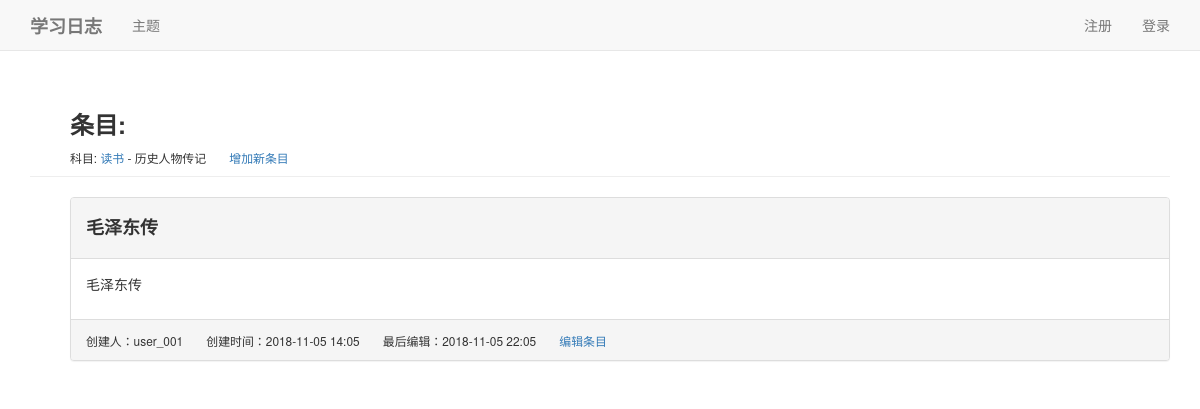
The app's page /learning_logs/DS/LSRWCJ/blogs, older data.
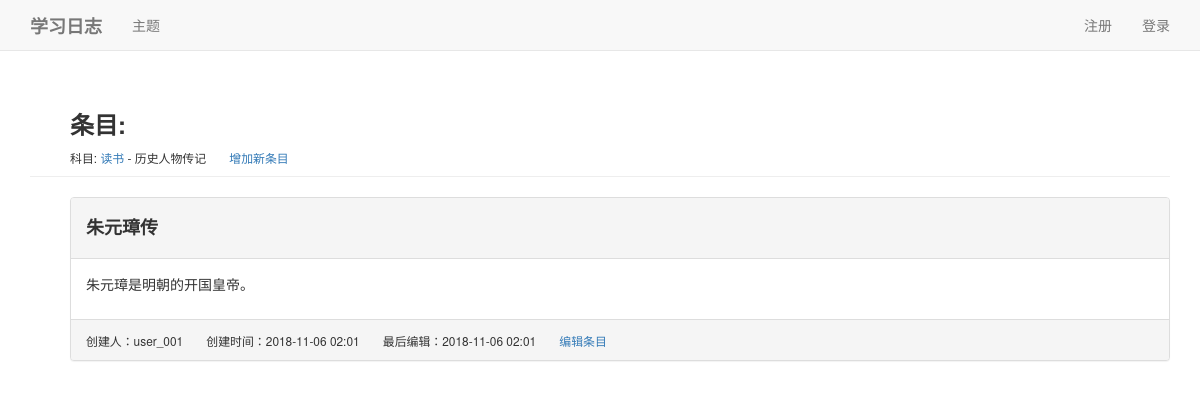
The same page, newer data.
### learning_logs/models.py (models this page shows, shortened)
class Topic(models.Model):
    text       = models.CharField(max_length=20)
    name       = models.CharField(max_length=40)
    date_added = models.DateTimeField(auto_now_add=True)
    def __str__(self):
        return self.text

class Entry(models.Model):
    topic      = models.ForeignKey(Topic, on_delete=models.CASCADE)
    text       = models.CharField(max_length=100)
    name       = models.CharField(max_length=200)
    date_added = models.DateTimeField(auto_now_add=True)
    class Meta:
        verbose_name_plural = 'entries'
    def __str__(self):
        return self.text

class Blog(models.Model):
    entry       = models.ForeignKey(Entry, on_delete=models.CASCADE)
    owner       = models.ForeignKey(User, on_delete=models.CASCADE)
    title       = models.CharField(max_length=100)
    name        = models.CharField(max_length=200)
    text        = models.TextField()
    date_added  = models.DateTimeField(auto_now_add=True)
    date_modify = models.DateTimeField(auto_now_add=True)

### learning_logs/views.py (the view)
# urls.py: re_path('(?P<topic_name>[A-Z]+)/(?P<entry_name>[A-Z]+)/blogs', views.blogs, name='blogs'),
def blogs(request,topic_name, entry_name):
    entry   = Entry.objects.get(name=entry_name)
    topic   = entry.topic
    blogs   = entry.blog_set.order_by('-date_modify')
    context = {'topic':topic, 'entry':entry, 'blogs':blogs}
    return render(request, 'learning_logs/blogs.html', context)

### learning_logs/templates/learning_logs/blogs.html (shortened to what this page needs)
{% extends "learning_logs/base.html" %}
{% load bootstrap3 %}
{% block header %}
    <h3>
        <b>条目:</b>
    </h3>
    <small>
        科目:
        <a href="{% url 'learning_logs:entries' topic.name %}">{{ topic }}</a> -
        {{ entry }}
        <a href="{% url 'learning_logs:new_blog' topic.name entry.name %}">增加新条目</a>
    </small>
{% endblock header %}
{% block content %}
    {% for blog in blogs %}
        <div class="panel panel-default">
            <div class="panel-heading">
                <h4>
                    <b>{{ blog.title|linebreaks }}</b>
                </h4>
            </div>
            <div class="panel-body">
                {{ blog.text|linebreaks }}
            </div>
            <div class="panel-footer">
                <small>
                    创建人：{{ blog.owner }}
                    &nbsp&nbsp&nbsp&nbsp&nbsp
                    创建时间：{{ blog.date_added|date:'Y-m-d H:i' }}
                    &nbsp&nbsp&nbsp&nbsp&nbsp
                    最后编辑：{{ blog.date_modify|date:'Y-m-d H:i' }}
                    <a href="{% url 'learning_logs:edit_blog' topic.name entry.name blog.name %}">编辑条目</a>
                </small>
            </div>
        </div>
    {% empty %}
        <b>该主题下尚无任何条目。</b>
    {% endfor %}
{% endblock content %}

Row changes from the older to the newer data that the page shows:
removed Blog: title "毛泽东传", text "毛泽东传", owner "user_001", date_added "2018-11-05 14:05", date_modify "2018-11-05 22:05"
added Blog: title "朱元璋传", text "朱元璋是明朝的开国皇帝。", owner "user_001", date_added "2018-11-06 02:01", date_modify "2018-11-06 02:01"
